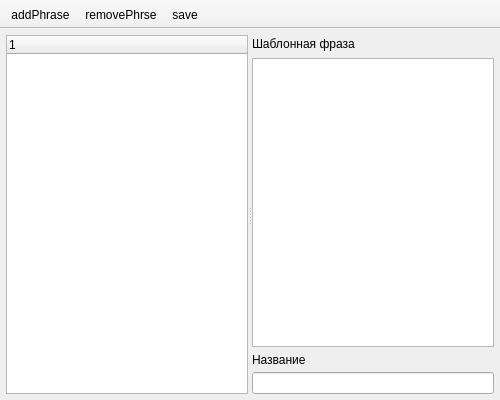
<?xml version="1.0" encoding="UTF-8"?>
<ui version="4.0">
 <class>PhraseEditor</class>
 <widget class="QMainWindow" name="PhraseEditor">
  <property name="geometry">
   <rect>
    <x>0</x>
    <y>0</y>
    <width>500</width>
    <height>400</height>
   </rect>
  </property>
  <property name="windowTitle">
   <string>Редактировать фразы</string>
  </property>
  <widget class="QWidget" name="centralwidget">
   <layout class="QGridLayout" name="gridLayout">
    <property name="leftMargin">
     <number>6</number>
    </property>
    <property name="topMargin">
     <number>6</number>
    </property>
    <property name="rightMargin">
     <number>6</number>
    </property>
    <property name="bottomMargin">
     <number>6</number>
    </property>
    <property name="spacing">
     <number>4</number>
    </property>
    <item row="0" column="0">
     <widget class="QSplitter" name="splitter">
      <property name="orientation">
       <enum>Qt::Horizontal</enum>
      </property>
      <widget class="QTreeWidget" name="treeWidget">
       <column>
        <property name="text">
         <string/>
        </property>
       </column>
      </widget>
      <widget class="QWidget" name="layoutWidget">
       <layout class="QVBoxLayout" name="verticalLayout">
        <property name="sizeConstraint">
         <enum>QLayout::SetMinimumSize</enum>
        </property>
        <item>
         <widget class="QLabel" name="label">
          <property name="maximumSize">
           <size>
            <width>16777215</width>
            <height>17</height>
           </size>
          </property>
          <property name="text">
           <string>Шаблонная фраза</string>
          </property>
         </widget>
        </item>
        <item>
         <widget class="QTextEdit" name="textEdit">
          <property name="sizePolicy">
           <sizepolicy hsizetype="Preferred" vsizetype="Preferred">
            <horstretch>0</horstretch>
            <verstretch>0</verstretch>
           </sizepolicy>
          </property>
         </widget>
        </item>
        <item>
         <widget class="QLabel" name="label_2">
          <property name="maximumSize">
           <size>
            <width>16777215</width>
            <height>13</height>
           </size>
          </property>
          <property name="text">
           <string>Название</string>
          </property>
         </widget>
        </item>
        <item>
         <widget class="QLineEdit" name="lineEdit"/>
        </item>
       </layout>
      </widget>
     </widget>
    </item>
   </layout>
  </widget>
  <widget class="QToolBar" name="toolBar">
   <property name="windowTitle">
    <string>toolBar</string>
   </property>
   <property name="movable">
    <bool>false</bool>
   </property>
   <attribute name="toolBarArea">
    <enum>TopToolBarArea</enum>
   </attribute>
   <attribute name="toolBarBreak">
    <bool>false</bool>
   </attribute>
   <addaction name="actionaddPhrase"/>
   <addaction name="actionremovePhrase"/>
   <addaction name="actionsave"/>
  </widget>
  <action name="actionaddPhrase">
   <property name="icon">
    <iconset>
     <normaloff>Images/addFile.png</normaloff>Images/addFile.png</iconset>
   </property>
   <property name="text">
    <string>addPhrase</string>
   </property>
   <property name="toolTip">
    <string>Добавить</string>
   </property>
  </action>
  <action name="actionremovePhrase">
   <property name="icon">
    <iconset>
     <normaloff>Images/removeFile.png</normaloff>Images/removeFile.png</iconset>
   </property>
   <property name="text">
    <string>removePhrse</string>
   </property>
   <property name="toolTip">
    <string>Удалить</string>
   </property>
  </action>
  <action name="actionsave">
   <property name="icon">
    <iconset>
     <normaloff>Images/save.png</normaloff>Images/save.png</iconset>
   </property>
   <property name="text">
    <string>save</string>
   </property>
   <property name="toolTip">
    <string>Сохранить</string>
   </property>
  </action>
 </widget>
 <resources/>
 <connections/>
</ui>
